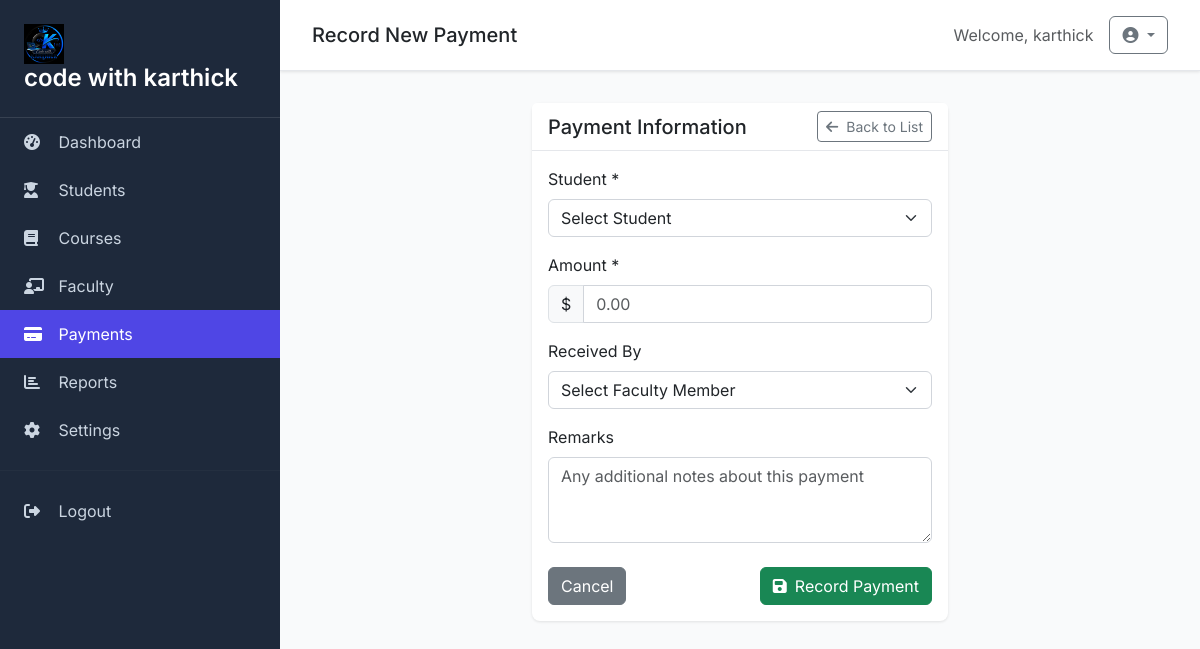
Page /payments/add/ (signed in) on the committed database.
### myapp/models.py (models this page shows, shortened)
class SiteSetting(models.Model):
    site_name = models.CharField(max_length=200, default='Student Management System')
    logo = models.ImageField(upload_to='logos/', blank=True, null=True)
    footer_text = models.TextField(blank=True, null=True)
    created_at = models.DateTimeField(auto_now_add=True)
    updated_at = models.DateTimeField(auto_now=True)
    class Meta:
        verbose_name = 'Site Setting'
        verbose_name_plural = 'Site Settings'

### myapp/views.py (the view, shortened to what this page needs)
# urls.py: path('payments/add/', views.payment_add, name='payment_add'),
@login_required
def payment_add(request):
    students = Student.objects.all().order_by('first_name', 'last_name')
    faculties = Faculty.objects.all().order_by('first_name', 'last_name')
    settings = SiteSetting.objects.first()
    return render(request, "payment/add.html", {
        "students": students,
        "faculties": faculties,
        "settings": settings
    })

### templates/payment/add.html (shortened to what this page needs)
{% extends 'base.html' %}
{% block page_title %}Record New Payment{% endblock %}
{% block content %}
<div class="row">
    <div class="col-lg-6 mx-auto">
        <div class="card">
            <div class="card-header d-flex justify-content-between align-items-center">
                <h5 class="mb-0">Payment Information</h5>
                <a href="{% url 'payment_list' %}" class="btn btn-outline-secondary btn-sm">
                    <i class="fas fa-arrow-left me-2"></i>Back to List
                </a>
            </div>
            <div class="card-body">
                <form method="post">
                    <div class="mb-3">
                        <label for="student" class="form-label">Student *</label>
                        <select class="form-select" id="student" name="student" required>
                            <option value="">Select Student</option>
                        </select>
                    </div>
                    <div class="mb-3">
                        <label for="amount" class="form-label">Amount *</label>
                        <div class="input-group">
                            <span class="input-group-text">$</span>
                            <input type="number" class="form-control" id="amount" name="amount" step="0.01"
                                   min="0" required placeholder="0.00">
                        </div>
                    </div>
                    <div class="mb-3">
                        <label for="faculty" class="form-label">Received By</label>
                        <select class="form-select" id="faculty" name="faculty">
                            <option value="">Select Faculty Member</option>
                        </select>
                    </div>
                    <div class="mb-4">
                        <label for="remarks" class="form-label">Remarks</label>
                        <textarea class="form-control" id="remarks" name="remarks" rows="3"
                                  placeholder="Any additional notes about this payment"></textarea>
                    </div>
                    <div class="d-flex justify-content-between">
                        <a href="{% url 'payment_list' %}" class="btn btn-secondary">Cancel</a>
                        <button type="submit" class="btn btn-success">
                            <i class="fas fa-save me-2"></i>Record Payment
                        </button>
                    </div>
                </form>
            </div>
        </div>
    </div>
</div>
{% endblock %}

### templates/base.html (shortened to what this page needs)
<!DOCTYPE html>
{% load static %}
<html lang="en">
<head>
    <link href="https://cdn.jsdelivr.net/npm/bootstrap@5.3.0/dist/css/bootstrap.min.css" rel="stylesheet">
    <link href="https://cdnjs.cloudflare.com/ajax/libs/font-awesome/6.4.0/css/all.min.css" rel="stylesheet">
</head>
<body>
    <div class="sidebar">
        <div class="sidebar-brand">
            {% if settings.logo %}
                <img src="{{ settings.logo.url }}" alt="Logo" height="40" class="me-2">
            {% endif %}
            <h4>{{ settings.site_name|default:'SMS' }}</h4>
        </div>
        <nav class="nav flex-column">
            <a class="nav-link {% if request.resolver_match.url_name == 'dashboard' %}active{% endif %}" href="{% url 'dashboard' %}">
                <i class="fas fa-tachometer-alt"></i> Dashboard
            </a>
            <a class="nav-link {% if 'student' in request.resolver_match.url_name %}active{% endif %}" href="{% url 'student_list' %}">
                <i class="fas fa-user-graduate"></i> Students
            </a>
            <a class="nav-link {% if 'course' in request.resolver_match.url_name %}active{% endif %}" href="{% url 'course_list' %}">
                <i class="fas fa-book"></i> Courses
            </a>
            <a class="nav-link {% if 'faculty' in request.resolver_match.url_name %}active{% endif %}" href="{% url 'faculty_list' %}">
                <i class="fas fa-chalkboard-teacher"></i> Faculty
            </a>
            <a class="nav-link {% if 'payment' in request.resolver_match.url_name %}active{% endif %}" href="{% url 'payment_list' %}">
                <i class="fas fa-credit-card"></i> Payments
            </a>
            <a class="nav-link {% if request.resolver_match.url_name == 'reports' %}active{% endif %}" href="{% url 'reports' %}">
                <i class="fas fa-chart-bar"></i> Reports
            </a>
            <a class="nav-link {% if request.resolver_match.url_name == 'settings' %}active{% endif %}" href="{% url 'settings' %}">
                <i class="fas fa-cog"></i> Settings
            </a>
            <hr class="my-3" style="border-color: #374151;">
            <a class="nav-link" href="{% url 'logout' %}">
                <i class="fas fa-sign-out-alt"></i> Logout
            </a>
        </nav>
    </div>
    <div class="main-content">
        <div class="topbar d-flex justify-content-between align-items-center">
            <h5 class="mb-0">{% block page_title %}Dashboard{% endblock %}</h5>
            <div class="d-flex align-items-center">
                <span class="text-muted me-3">Welcome, {{ user.get_full_name|default:user.username }}</span>
                <div class="dropdown">
                    <button class="btn btn-outline-secondary dropdown-toggle" type="button" data-bs-toggle="dropdown">
                        <i class="fas fa-user-circle"></i>
                    </button>
                </div>
            </div>
        </div>
        {% block content %}{% endblock %}
    </div>
</body>
</html>

### templates/base.html (style rules this page uses)
:root { --primary-color: #4f46e5; --secondary-color: #6366f1; --success-color: #10b981; --danger-color: #ef4444; --warning-color: #f59e0b; --info-color: #3b82f6; --dark-color: #1f2937; --light-color: #f9fafb; --sidebar-bg: #1e293b; --sidebar-text: #cbd5e1; }
body { font-family: 'Inter', sans-serif; background-color: var(--light-color); }
.sidebar { background: var(--sidebar-bg); min-height: 100vh; position: fixed; top: 0; left: 0; width: 280px; z-index: 1000; transition: all 0.3s ease; }
.sidebar-brand { padding: 1.5rem; border-bottom: 1px solid #374151; }
.sidebar-brand h4 { color: white; margin: 0; font-weight: 600; }
.nav-link { color: var(--sidebar-text) !important; padding: 0.75rem 1.5rem; border-radius: 0; transition: all 0.3s ease; }
.nav-link:hover, .nav-link.active { background: var(--primary-color); color: white !important; }
.nav-link i { width: 20px; margin-right: 10px; }
.main-content { margin-left: 280px; padding: 2rem; }
.topbar { background: white; padding: 1rem 2rem; margin: -2rem -2rem 2rem -2rem; box-shadow: 0 1px 3px rgba(0,0,0,0.1); border-bottom: 1px solid #e5e7eb; }
.card { border: none; box-shadow: 0 1px 3px rgba(0,0,0,0.1); border-radius: 8px; }
.card-header { background: white; border-bottom: 1px solid #e5e7eb; font-weight: 600; }
.form-control, .form-select { border-radius: 6px; border: 1px solid #d1d5db; }

### rows in the picture
SiteSetting: logo (picture), site_name "code with karthick"

### other values in the picture
{{ user.get_full_name|default:user.username }} "karthick"
